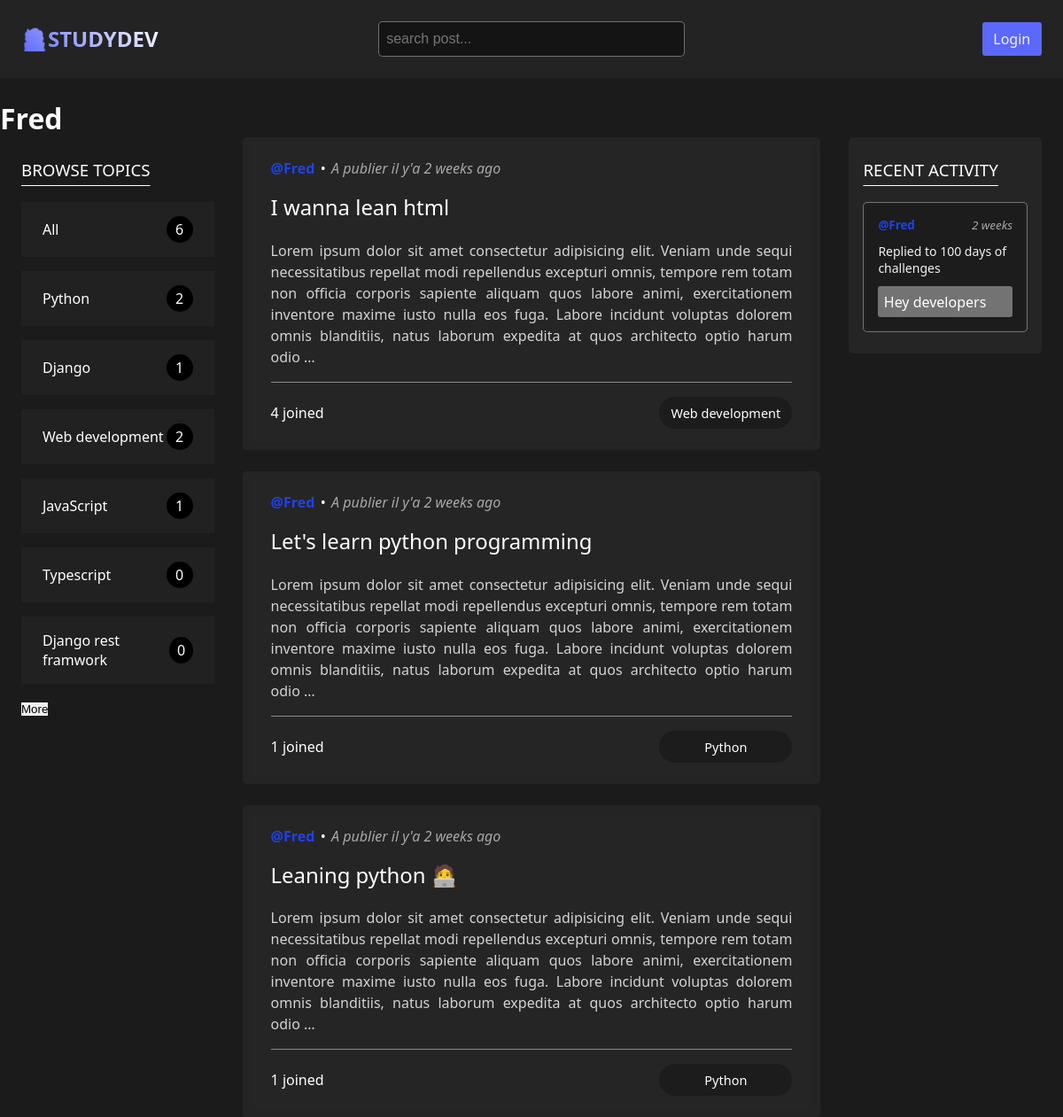
The app's page /profile/2/ with its own data.
### base/models.py (models this page shows, shortened)
class Topic(models.Model):
	objects = None
	name = models.CharField(max_length=200)

class Room(models.Model):
	objects = None
	host = models.ForeignKey(User, on_delete=models.SET_NULL, null=True)
	topic = models.ForeignKey(Topic, on_delete=models.SET_NULL, null=True)
	name = models.CharField(max_length=200)
	description = models.TextField(null=True, blank=True)
	participants = models.ManyToManyField(User, related_name='participants', blank=True)
	updated = models.DateTimeField(auto_now=True)
	created = models.DateTimeField(auto_now_add=True)
	class Meta:
		ordering = ['-updated', '-created']
	def __str__(self):
		return self.name

class Message(models.Model):
	objects = None
	user = models.ForeignKey(User, on_delete=models.CASCADE)
	room = models.ForeignKey(Room, on_delete=models.CASCADE)
	body = models.TextField()
	updated = models.DateTimeField(auto_now=True)
	created = models.DateTimeField(auto_now_add=True)
	class Meta:
		ordering = ['-updated', '-created']
	def __str__(self):
		return self.body[0:50]

### base/views.py (the view)
# urls.py: path('profile/<str:pk>/', views.userProfile, name="user_profile"),
def userProfile(request, pk):
    user = User.objects.get(id=pk)
    rooms = user.room_set.all()
    room_messages = user.message_set.all()
    topic = Topic.objects.all()
    topic_count = len(topic)
    context = {'user': user, 'rooms': rooms,
               'room_messages': room_messages, 'topics': topic, 'topic_count': topic_count}
    return render(request, 'base/profile.html', context)

### base/templates/base/profile.html (shortened to what this page needs)
{% extends 'main.html' %}
{% block content %}
<h1>{{user.username}}</h1>
<div class="profile_container ">
    <div class="sidebar">{% include 'base/topics_component.html' %}</div>
    <div class="feed">
        {% include 'base/feed_component.html' %}
    </div>
    <div class="activity">
        {% include 'base/activity_component.html' %}
    </div>
</div>
{% endblock content %}

### templates/main.html (shortened to what this page needs)
<!DOCTYPE html>
{% load static %}
<html lang="en">
<head>
    <link rel="stylesheet" href="{% static 'styles/main.css' %}">
</head>
<body>
<main>
    {% include "navbar.html" %}  {% block content %} {% endblock content %}
</main>
</body>
</html>

### templates/navbar.html
<nav class="nav-bar">
  <a aria-label="logo" href='/' class="logo">
    <h1>🧑‍💻STUDYDEV</h1>
  </a>
  <form method='GET' action="{% url 'home' %}">
    <input type='text' name='q' placeholder='search post...' autocomplete='off'/>
  </form>
  <div class="nav-right">
    {% if request.user.is_authenticated %}
   <p>Hello, <span>{{request.user}}</span></p>
  <a class="btn-logout" aria-label="button logout" href="{% url 'logout' %}">Logout</a>
  {% else %}
    <a class="btn-login" aria-label="button login" href="{% url 'login' %}">Login</a>
  {% endif %}
  </div>
</nav>

### base/templates/base/topics_component.html
<h3 class="title-topics">Browse Topics</h3>
<div class="topic-item">
	<a href="{% url 'home' %}">
		<span>All</span>
		<span>{{topics.count}}</span>
	</a>
	{% for topic in topics %}
	<a href="{% url 'home' %}?q={{topic.name}}">
		<span>{{topic.name}}  </span>
		<span>{{topic.room_set.all.count}}</span>
	</a>
	{% endfor %}
	<button class="more"><span>More</span></button>
</div>

### base/templates/base/feed_component.html
{% for room in rooms %}
<div class="feed-item">
	<div class="feed-item-header">
		<a class="user-name" href="{% url 'user_profile' room.host.id %}"
			>@{{room.host.username}}
		</a>
		&bullet;
		<p>A publier il y'a {{room.created|timesince}} ago</p>
	</div>
	<div class="feed-item-body">
		<h5>
			<a href="{% url 'room' room.id  %}">{{room.name}}</a>
		</h5>
		<p>{{room.description | truncatewords:50}}</p>
	</div>
	<div class="feed-item-footer">
		<div>
			<span>{{room.participants.all.count}} joined</span>
		</div>
		<small>{{room.topic.name}}</small>
	</div>
</div>
{% endfor %}

### base/templates/base/activity_component.html
<h3 class="activity-title">Recent activity</h3>
{% for message in room_messages %}
<div class="message">
	<small>
		<a class="user-name" href="{% url 'user_profile' message.user.id %}">
			@{{message.user}}
		</a>
		<span class="created-time">{{message.created|timesince}}</span>
	</small>
	<a class="message-room" href="{% url 'room' message.user.id %}">replied to {{message.room}}</a>
	<p>{{message | truncatewords:6}}</p>
</div>
{% endfor %}

### base/templates/base/profile.html (style rules this page uses)
.profile_container { display:grid; grid-template-columns: 1fr 3fr 1fr; gap:2rem; padding: 0 1.5rem; }

### records on screen
Topic: name "Python", room_set.all.count "2"
Topic: name "Django", room_set.all.count "1"
Topic: name "Web development", room_set.all.count "2"
Topic: name "JavaScript", room_set.all.count "1"
Topic: name "Typescript", room_set.all.count "0"
Topic: name "Django rest framwork", room_set.all.count "0"
Room: host.username "Fred", created "2 weeks", name "I wanna lean html", description "Lorem ipsum dolor sit amet consectetur adipisicing elit. Veniam unde sequi necessitatibus repellat modi repellendus excepturi omnis, tempore rem totam non officia corporis sapiente aliquam quos labore animi, exercitationem inventore maxime iusto nulla eos fuga. Labore incidunt voluptas dolorem omnis blanditiis, natus laborum expedita at quos architecto optio harum odio …", participants.all.count "4", topic.name "Web development"
Room: host.username "Fred", created "2 weeks", name "Let's learn python programming", description "Lorem ipsum dolor sit amet consectetur adipisicing elit. Veniam unde sequi necessitatibus repellat modi repellendus excepturi omnis, tempore rem totam non officia corporis sapiente aliquam quos labore animi, exercitationem inventore maxime iusto nulla eos fuga. Labore incidunt voluptas dolorem omnis blanditiis, natus laborum expedita at quos architecto optio harum odio …", participants.all.count "1", topic.name "Python"
Room: host.username "Fred", created "2 weeks", name "Leaning python 🧑‍💻", description "Lorem ipsum dolor sit amet consectetur adipisicing elit. Veniam unde sequi necessitatibus repellat modi repellendus excepturi omnis, tempore rem totam non officia corporis sapiente aliquam quos labore animi, exercitationem inventore maxime iusto nulla eos fuga. Labore incidunt voluptas dolorem omnis blanditiis, natus laborum expedita at quos architecto optio harum odio …", participants.all.count "1", topic.name "Python"
Message: user "Fred", created "2 weeks", room "100 days of challenges", body "Hey developers"

### other values on screen
{{ user.username }} "Fred"
{{ topics.count }} "6"
